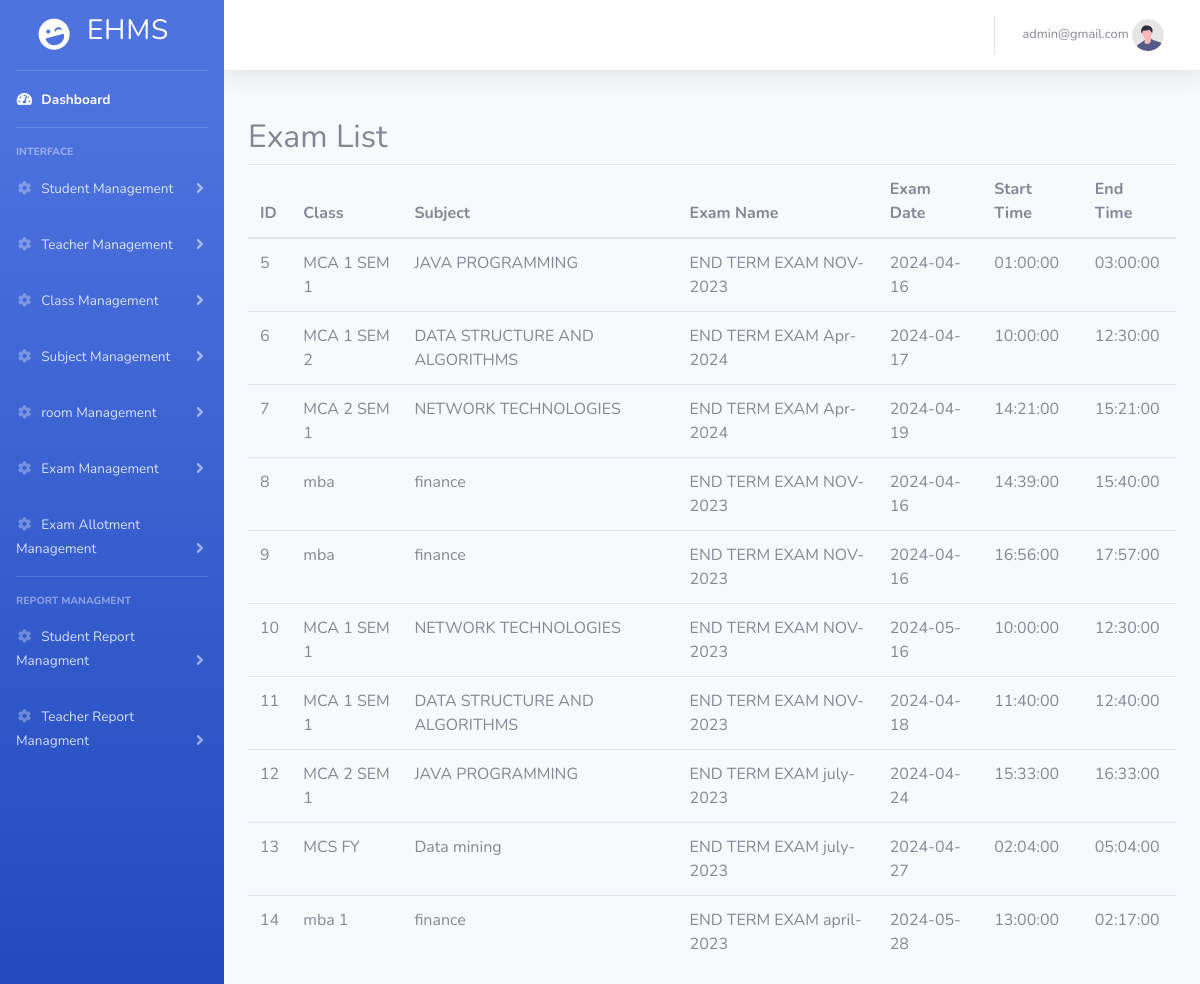
/show_exam.php (signed in), run on the app's committed database.
### tables this page shows
CREATE TABLE `exams` (
  `id` int(11) NOT NULL,
  `class_id` int(11) NOT NULL,
  `subject_id` int(11) NOT NULL,
  `exam_name` varchar(100) NOT NULL,
  `exam_date` date NOT NULL,
  `start_time` time NOT NULL,
  `end_time` time NOT NULL
);

CREATE TABLE `classes` (
  `class_id` int(11) NOT NULL,
  `name` varchar(50) NOT NULL
);

CREATE TABLE `subjects` (
  `subject_id` int(11) NOT NULL,
  `name` varchar(50) NOT NULL,
  `class_id` int(11) NOT NULL
);

### show_exam.php (the view, shortened to what this page needs)
<!DOCTYPE html>
<html lang="en">
<head>
    <link href="vendor/fontawesome-free/css/all.min.css" rel="stylesheet" type="text/css" />
    <link href="css/sb-admin-2.min.css" rel="stylesheet" />
</head>
<body id="page-top">
    <div id="wrapper">
        <ul class="navbar-nav bg-gradient-primary sidebar sidebar-dark accordion" id="accordionSidebar">
            <a class="sidebar-brand d-flex align-items-center justify-content-center" href="index.html">
                <div class="sidebar-brand-icon rotate-n-15">
                    <i class="fas fa-laugh-wink"></i>
                </div>
                <div class="sidebar-brand-text mx-3">
                    <h3>EHMS</h3>
                </div>
            </a>
            <hr class="sidebar-divider my-0" />
            <li class="nav-item active">
                <a class="nav-link" href="index.html">
                    <i class="fas fa-fw fa-tachometer-alt"></i>
                    <span>Dashboard</span></a>
            </li>
            <hr class="sidebar-divider" />
            <div class="sidebar-heading">Interface</div>
            <li class="nav-item">
                <a class="nav-link collapsed" href="#" data-toggle="collapse" data-target="#collapseStudent"
                    aria-expanded="false" aria-controls="collapseStudent">
                    <i class="fas fa-fw fa-cog"></i>
                    <span>Student Management</span>
                </a>
            </li>
            <li class="nav-item">
                <a class="nav-link collapsed" href="#" data-toggle="collapse" data-target="#collapseTeacher"
                    aria-expanded="false" aria-controls="collapseTeacher">
                    <i class="fas fa-fw fa-cog"></i>
                    <span>Teacher Management</span>
                </a>
            </li>
            <li class="nav-item">
                <a class="nav-link collapsed" href="#" data-toggle="collapse" data-target="#collapseClass"
                    aria-expanded="false" aria-controls="collapseClass">
                    <i class="fas fa-fw fa-cog"></i>
                    <span>Class Management</span>
                </a>
            </li>
            <li class="nav-item">
                <a class="nav-link collapsed" href="#" data-toggle="collapse" data-target="#collapseSubject"
                    aria-expanded="false" aria-controls="collapseSubject">
                    <i class="fas fa-fw fa-cog"></i>
                    <span>Subject Management</span>
                </a>
            </li>
            <li class="nav-item">
                <a class="nav-link collapsed" href="#" data-toggle="collapse" data-target="#collapseRoom"
                    aria-expanded="false" aria-controls="collapseRoom">
                    <i class="fas fa-fw fa-cog"></i>
                    <span>room Management</span>
                </a>
            </li>
            <li class="nav-item">
                <a class="nav-link collapsed" href="#" data-toggle="collapse" data-target="#collapseExam"
                    aria-expanded="false" aria-controls="collapseExam">
                    <i class="fas fa-fw fa-cog"></i>
                    <span>Exam Management</span>
                </a>
            </li>
            <li class="nav-item">
                <a class="nav-link collapsed" href="#" data-toggle="collapse" data-target="#collapseExama"
                    aria-expanded="false" aria-controls="collapseExama">
                    <i class="fas fa-fw fa-cog"></i>
                    <span>Exam Allotment Management</span>
                </a>
            </li>
            <hr class="sidebar-divider" />
            <div class="sidebar-heading">Report Managment</div>
            <li class="nav-item">
                <a class="nav-link collapsed" href="#" data-toggle="collapse" data-target="#collapseTwosr"
                    aria-expanded="true" aria-controls="collapseTwosr">
                    <i class="fas fa-fw fa-cog"></i>
                    <span>Student Report Managment</span>
                </a>
            </li>
            <li class="nav-item">
                <a class="nav-link collapsed" href="#" data-toggle="collapse" data-target="#collapseTwosra"
                    aria-expanded="true" aria-controls="collapseTwosra">
                    <i class="fas fa-fw fa-cog"></i>
                    <span>Teacher Report Managment</span>
                </a>
            </li>
        </ul>
        <div id="content-wrapper" class="d-flex flex-column">
            <div id="content">
                <nav class="navbar navbar-expand navbar-light bg-white topbar mb-4 static-top shadow">
                    <ul class="navbar-nav ml-auto">
                        <li class="nav-item dropdown no-arrow">
                            <a class="nav-link dropdown-toggle" href="#" id="userDropdown" role="button"
                                data-toggle="dropdown" aria-haspopup="true" aria-expanded="false">
                                <span
                                    class="mr-2 d-none d-lg-inline text-gray-600 small"><?php echo $_SESSION['email']; ?>
                                    <img class="img-profile rounded-circle" src="img/undraw_profile.svg" />
                            </a>
                        </li>
                    </ul>
                </nav>
                <div class="container mt-5">
                    <h2>Exam List</h2>
                    <table class="table">
                        <thead>
                            <tr>
                                <th>ID</th>
                                <th>Class</th>
                                <th>Subject</th>
                                <th>Exam Name</th>
                                <th>Exam Date</th>
                                <th>Start Time</th>
                                <th>End Time</th>
                            </tr>
                        </thead>
                        <tbody>
                            <?php
                            include 'db_connect.php';
                            $sql = "SELECT exams.*, classes.name AS class_name, subjects.name AS subject_name FROM exams INNER JOIN classes ON exams.class_id = classes.class_id INNER JOIN subjects ON exams.subject_id = subjects.subject_id";
                            $result = $conn->query($sql);
                            if ($result->num_rows > 0) {
                                while ($row = $result->fetch_assoc()) {
                                    echo "<tr>";
                                    echo "<td>" . $row['id'] . "</td>";
                                    echo "<td>" . $row['class_name'] . "</td>";
                                    echo "<td>" . $row['subject_name'] . "</td>";
                                    echo "<td>" . $row['exam_name'] . "</td>";
                                    echo "<td>" . $row['exam_date'] . "</td>";
                                    echo "<td>" . $row['start_time'] . "</td>";
                                    echo "<td>" . $row['end_time'] . "</td>";
                                    echo "</tr>";
                                }
                            } else {
                                echo "<tr><td colspan='7'>No exams found</td></tr>";
                            }
                            ?>
                        </tbody>
                    </table>
                </div>
            </div>
        </div>
    </div>
</body>
</html>

### data on the page
exams: id "5", class.name "MCA 1 SEM 1", subject.name "JAVA PROGRAMMING", exam_name "END TERM EXAM NOV-2023", exam_date "2024-04-16", start_time "01:00:00", end_time "03:00:00"
exams: id "6", class.name "MCA 1 SEM 2", subject.name "DATA STRUCTURE AND ALGORITHMS", exam_name "END TERM EXAM Apr-2024", exam_date "2024-04-17", start_time "10:00:00", end_time "12:30:00"
exams: id "7", class.name "MCA 2 SEM 1", subject.name "NETWORK TECHNOLOGIES", exam_name "END TERM EXAM Apr-2024", exam_date "2024-04-19", start_time "14:21:00", end_time "15:21:00"
exams: id "8", class.name "mba", subject.name "finance", exam_name "END TERM EXAM NOV-2023", exam_date "2024-04-16", start_time "14:39:00", end_time "15:40:00"
exams: id "9", class.name "mba", subject.name "finance", exam_name "END TERM EXAM NOV-2023", exam_date "2024-04-16", start_time "16:56:00", end_time "17:57:00"
exams: id "10", class.name "MCA 1 SEM 1", subject.name "NETWORK TECHNOLOGIES", exam_name "END TERM EXAM NOV-2023", exam_date "2024-05-16", start_time "10:00:00", end_time "12:30:00"
exams: id "11", class.name "MCA 1 SEM 1", subject.name "DATA STRUCTURE AND ALGORITHMS", exam_name "END TERM EXAM NOV-2023", exam_date "2024-04-18", start_time "11:40:00", end_time "12:40:00"
exams: id "12", class.name "MCA 2 SEM 1", subject.name "JAVA PROGRAMMING", exam_name "END TERM EXAM july-2023", exam_date "2024-04-24", start_time "15:33:00", end_time "16:33:00"
exams: id "13", class.name "MCS FY", subject.name "Data mining", exam_name "END TERM EXAM july-2023", exam_date "2024-04-27", start_time "02:04:00", end_time "05:04:00"
exams: id "14", class.name "mba 1", subject.name "finance", exam_name "END TERM EXAM april-2023", exam_date "2024-05-28", start_time "13:00:00", end_time "02:17:00"

### other printed values
$_SESSION['email'] "admin@gmail.com"
